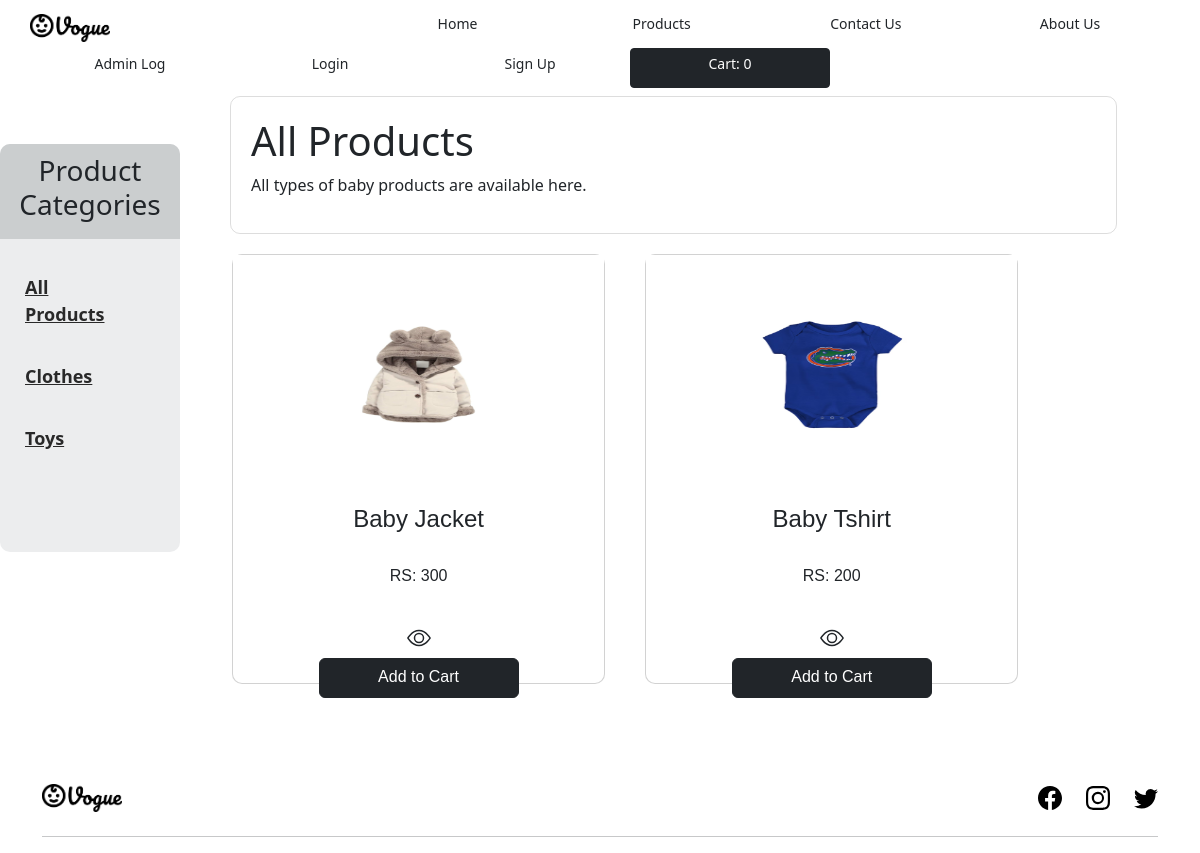
The page /index/products.php on the database its author committed.
### tables this page shows
CREATE TABLE IF NOT EXISTS `category` (
  `categoryID` int NOT NULL AUTO_INCREMENT,
  `categoryName` varchar(20) NOT NULL,
  `discription` varchar(250) NOT NULL,
  `imageLocation` varchar(1000) NOT NULL,
  PRIMARY KEY (`categoryID`)
);

CREATE TABLE IF NOT EXISTS `product` (
  `productID` int NOT NULL AUTO_INCREMENT,
  `productName` varchar(200) NOT NULL,
  `quantity` int NOT NULL,
  `unitsOnOrder` int NOT NULL DEFAULT '0',
  `unitPrice` int NOT NULL,
  `description` varchar(1000) NOT NULL,
  `discount` int NOT NULL,
  `imageLocation` varchar(1000) NOT NULL,
  `categoryID` int NOT NULL,
  `adminID` int NOT NULL,
  PRIMARY KEY (`productID`),
  KEY `categoryID` (`categoryID`),
  KEY `adminID` (`adminID`)
);

### index/functions.php (the view, shortened to what this page needs)
<?php
function getPro()
{
    require("connection.php");
    echo "<div class='Pcontainer container'>
    <ul>
";
    $get_products = "select * from product order by 1 DESC LIMIT 0,8";
    $run_products = mysqli_query($conn, $get_products);
    while ($row_products = mysqli_fetch_array($run_products)) {
        $pro_id = $row_products['productID'];
        $pro_title = $row_products['productName'];
        $pro_price = $row_products['unitPrice'];
        $pro_img = $row_products['imageLocation'];
        echo "
    <li class='card'>
            <a href='productDetail.php?pro_id=$pro_id'>
                <img class='image col-12' src='../source/Images/product_images//$pro_img' style='height: 15rem;'>
            </a>
            <div class='text'>
                <h3>
                    <a class='h4 text-decoration-none text-dark' href='productDetail.php?pro_id=$pro_id'>
                        $pro_title
                    </a>
                </h3>
                <p class='price'>
                RS: $pro_price
                </p>
                <p>
                    <a class='btn' href='productDetail.php?pro_id=$pro_id'>
                    <svg xmlns='http://www.w3.org/2000/svg' width='24' height='24' fill='currentColor' class='bi bi-eye' viewBox='0 0 16 16'>
  <path d='M16 8s-3-5.5-8-5.5S0 8 0 8s3 5.5 8 5.5S16 8 16 8zM1.173 8a13.133 13.133 0 0 1 1.66-2.043C4.12 4.668 5.88 3.5 8 3.5c2.12 0 3.879 1.168 5.168 2.457A13.133 13.133 0 0 1 14.828 8c-.058.087-.122.183-.195.288-.335.48-.83 1.12-1.465 1.755C11.879 11.332 10.119 12.5 8 12.5c-2.12 0-3.879-1.168-5.168-2.457A13.134 13.134 0 0 1 1.172 8z'/>
  <path d='M8 5.5a2.5 2.5 0 1 0 0 5 2.5 2.5 0 0 0 0-5zM4.5 8a3.5 3.5 0 1 1 7 0 3.5 3.5 0 0 1-7 0z'/>
</svg>
                    </a>
                    <a  class='btn btn-dark' href='productDetail.php?add_cart=$pro_id'>
                         Add to Cart
                    </a>
                </p>
            </div>
    </li>
    ";
    }
    echo " </ul>
    </div>";
}
function getCat()
{
    require("connection.php");
    $get_category = "select * from category";
    $run_category = mysqli_query($conn, $get_category);
    while ($row_category = mysqli_fetch_array($run_category)) {
        $cat_id = $row_category['categoryID'];
        $cat_title = $row_category['categoryName'];
        echo "
    <li>
         <a class='Ctitle' href='products.php?cat=$cat_id'>
            $cat_title
         </a>
    </li>
    ";
    }
}
?>

### Source/CSS/style.css (style rules this page uses)
body { font-family: "Outfit", sans-serif; }
.container { width: 95%; margin: 0 auto; }

### Source/CSS/insertProduct.css (style rules this page uses)
.btn { background: #000; color: #fff; border: 0px; border-radius: 5px; width: 200px; height: 40px; font-weight: bold; }

### Source/CSS/styleProduct.css (style rules this page uses)
.Pcontainer { margin: auto; overflow: hidden; background: rgba(233, 233, 233, 0); margin-top: 20px; }
.Pcontainer ul { padding: 0px; margin: 0px; }
.Pcontainer ul li { float: left; list-style: none; width: 25%; height: 430px; margin: 20px 0px 20px 55px; border-radius: 10px; box-sizing: border-box; }
@media screen and (max-width: 1250px) { .Pcontainer ul li { width: 40%; margin-left: 40px; } }
.text { padding: 10px; font-family: Verdana, Geneva, Tahoma, sans-serif; text-align: center; }
.text h3 { font-size: 130%; }
a { text-decoration: none; }
.price { margin-top: 30px; margin-bottom: 30px; }
.cat_body ul li { list-style: none; margin-top: 15px; margin-bottom: 15px; padding: 20px 50px 0px 25px; color: rgb(41, 41, 41); font-weight: 700; font-size: 18px; }
.cat_body a { color: rgb(41, 41, 41); }

### rows shown on the page
category: categoryName "Clothes"
category: categoryName "Toys"
product: imageLocation (picture), productName "Baby Jacket", unitPrice "300"
product: imageLocation (picture), productName "Baby Tshirt", unitPrice "200"

### other values the page prints
$cart_qty "0"
